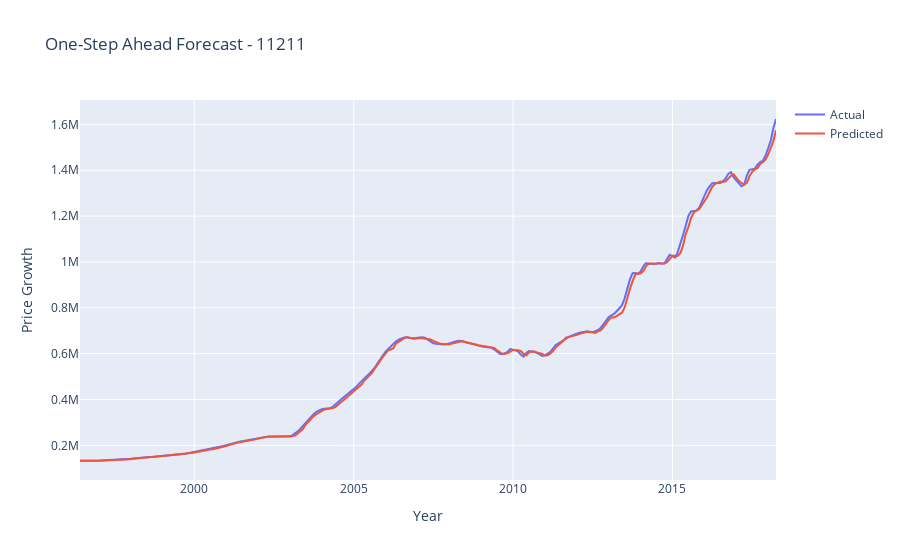

Notebook code cell kept with this figure:
### Code cell
import plotly.graph_objects as go

# Filter the data for the 10128 zip code
zip_data = df_ny_long[df_ny_long['Zipcode'] == 11211]

# Split the data into train and test sets
test_start_date = '2019-05-01'  # Define your test start date here
train_data = zip_data[zip_data['time'] < test_start_date]
test_data = zip_data[zip_data['time'] >= test_start_date]

# Prepare the training and test sets
X_train = train_data.drop(['value', 'time'], axis=1)
y_train = train_data['value']
X_test = test_data.drop(['value', 'time'], axis=1)
y_test = test_data['value']

# Create and train the random forest model
model = RandomForestRegressor(n_estimators=100, random_state=42)
model.fit(X_train, y_train)

# Make one-step ahead predictions on the training set
predictions = []
for i in range(1, len(X_train)):
    input_data = X_train.iloc[i-1:i]  # Use the previous observation as input
    prediction = model.predict(input_data)[0]  # Make a single prediction
    predictions.append(prediction)

# Create a figure
fig = go.Figure()

# Add actual values trace
fig.add_trace(go.Scatter(
    x=train_data['time'][1:],  # Exclude the first data point as there is no previous prediction for it
    y=y_train[1:],
    mode='lines',
    name='Actual'
))

# Add predicted values trace
fig.add_trace(go.Scatter(
    x=train_data['time'][1:],  # Exclude the first data point as there is no previous prediction for it
    y=predictions,
    mode='lines',
    name='Predicted'
))

# Set layout options
fig.update_layout(
    title='One-Step Ahead Forecast - 11211',
    xaxis_title='Year',
    yaxis_title='Price Growth'
)

# Show the plot
fig.show()

### Figure 1 — Plotly figure (JSON) as saved in the notebook; plotly's stock layout.template omitted (floating-point values rounded to 4 significant figures; data arrays with more than 128 entries replaced by an {"elided": "..."} marker saying what was removed)
{"data": [{"mode": "lines", "name": "Actual", "type": "scatter", "x": {"elided": "263 str values"}, "y": {"elided": "263 int values"}}, {"mode": "lines", "name": "Predicted", "type": "scatter", "x": {"elided": "263 str values"}, "y": {"elided": "263 int values"}}], "layout": {"title": {"text": "One-Step Ahead Forecast - 11211"}, "xaxis": {"title": {"text": "Year"}}, "yaxis": {"title": {"text": "Price Growth"}}}}
